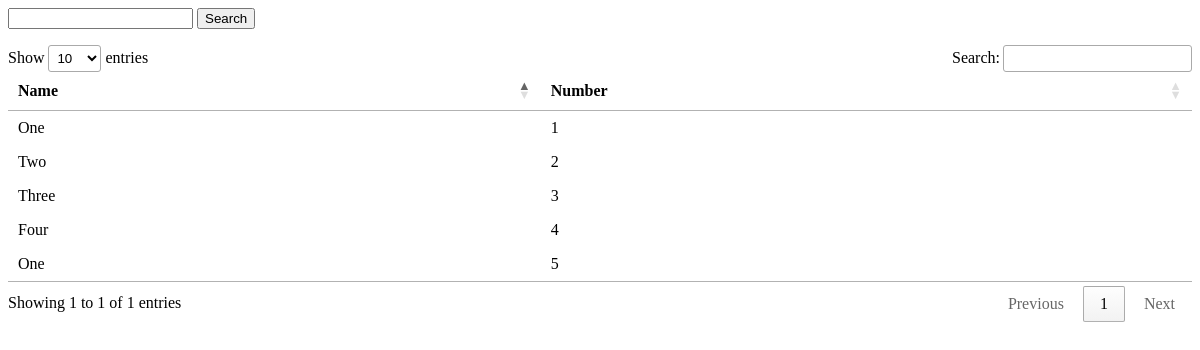
/, run on an earlier commit of the app's database.
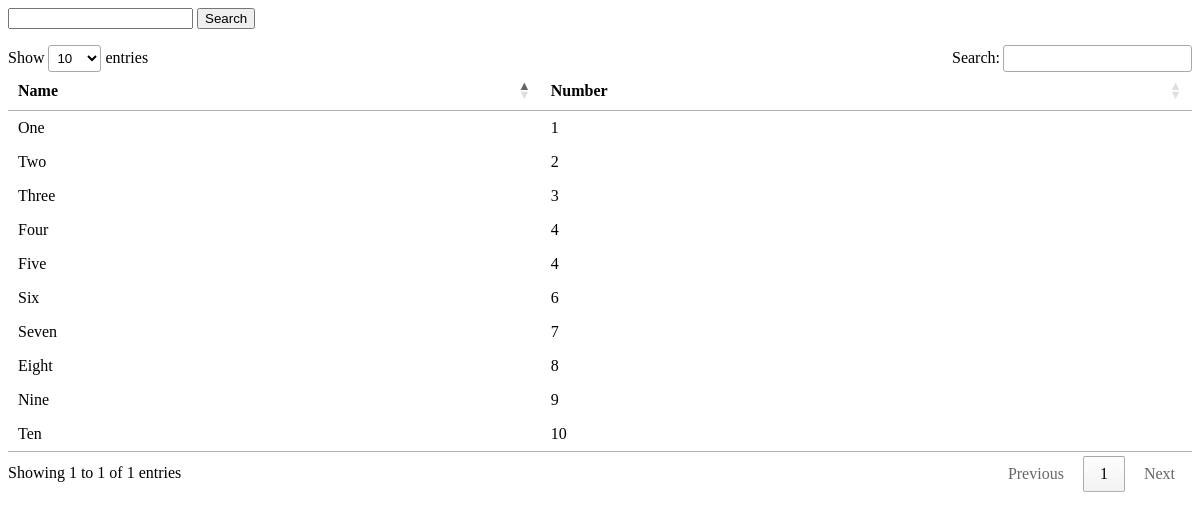
And on a later commit of the database.
### js/models.py (models this page shows, shortened)
class Data(models.Model):
    name = models.CharField(max_length=100)
    number = models.PositiveIntegerField()

### js/views.py (the view)
# urls.py: url(r'^$', index, name="index"),
def index(request):
    data = Data.objects.all()
    context = {
        'data': data,
    }
    return render(request, 'js/index.html', context)

### templates/js/index.html
{% extends 'base.html' %}
{% block content %}
    <form action="{% url 'js:search' %}" method="post">
        {% csrf_token%}
        <input type="text" name="search" />
        <input type="submit" value="Search" />
    </form>
    <table id="myTable">
        <thead>
            <tr>
                <th>
                    Name
                </th>
                <th>
                    Number
                </th>
            </tr>
        </thead>
        {% for d in data %}
            <tbody>
                <tr>
                    <td>
                        {{d.name}}
                    </td>
                    <td>
                        {{d.number}}
                    </td>
                </tr>
            </tbody>
        {% endfor %}
    </table>
{% endblock %}

### templates/base.html (shortened to what this page needs)
<html>
    <head>
        <link rel="stylesheet" type="text/css" href="https://cdn.datatables.net/1.10.19/css/jquery.dataTables.css">
    </head>
    <body>
        {% block content %}
        {% endblock %}
    </body>
</html>

What changed in the data, as far as the page shows it:
removed Data: name "One", number "5"
added Data: name "Five", number "4"
added Data: name "Six", number "6"
added Data: name "Seven", number "7"
added Data: name "Eight", number "8"
added Data: name "Nine", number "9"
added Data: name "Ten", number "10"
